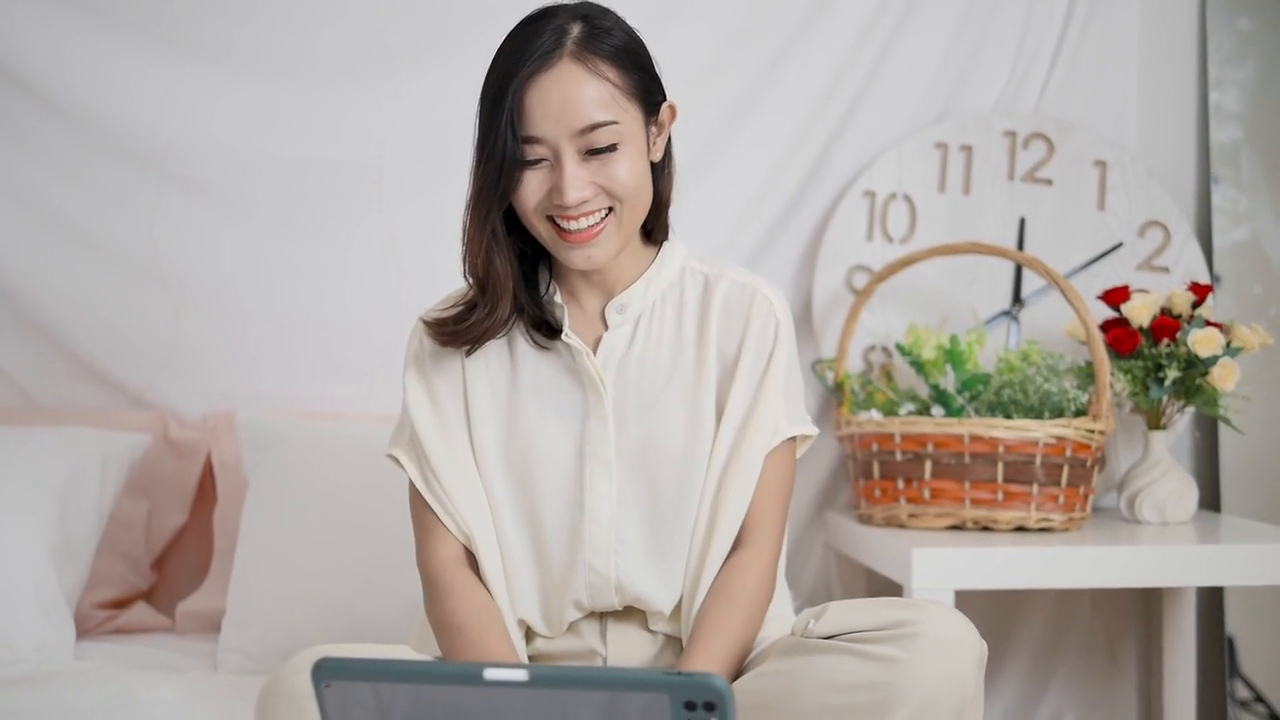
#> input picture frame 46 of TaskA_VideoProcessing/talking.mp4, 1280 x 720 px, given in place of street.mp4, which was not available
$ python overlay.py
#> lines starting #> are read from the running program, lines starting #| are printed output that depends on the picture; after the words box and inside, x2 and y2 are one past the last pixel; in counts of white or black regions, pixels touching at a corner belong together
import cv2

# Open videos
main_video = cv2.VideoCapture("street.mp4")
talking_video = cv2.VideoCapture("talking.mp4")

# Get main video dimensions
main_width = int(main_video.get(cv2.CAP_PROP_FRAME_WIDTH))
main_height = int(main_video.get(cv2.CAP_PROP_FRAME_HEIGHT))

# Get FPS
fps = main_video.get(cv2.CAP_PROP_FPS)

print("Main video:", main_width, "x", main_height)
print("FPS:", fps)

# Set talking video overlay size
overlay_width = int(main_width * 0.25)
overlay_height = int(main_height * 0.25)

# Set overlay position
overlay_x = 100
overlay_y = 100

# Create output video
fourcc = cv2.VideoWriter_fourcc(*"MJPG")

output = cv2.VideoWriter(
    "overlay_test.avi",
    fourcc,
    fps,
    (main_width, main_height)
)

# Process video frame-by-frame
while True:

    # Read one frame from each video
    success_main, main_frame = main_video.read()
#> main_frame is the input picture: shape (720, 1280, 3); mean B, G, R 163.9, 168.5, 176
    success_talking, talking_frame = talking_video.read()

    # Stop when main video ends
    if not success_main:
        break

    # Resize talking video frame
    if success_talking:
        talking_frame = cv2.resize(
            talking_frame,
            (overlay_width, overlay_height)
        )

        # Overlay talking video
        main_frame[
            overlay_y:overlay_y + overlay_height,
            overlay_x:overlay_x + overlay_width
        ] = talking_frame
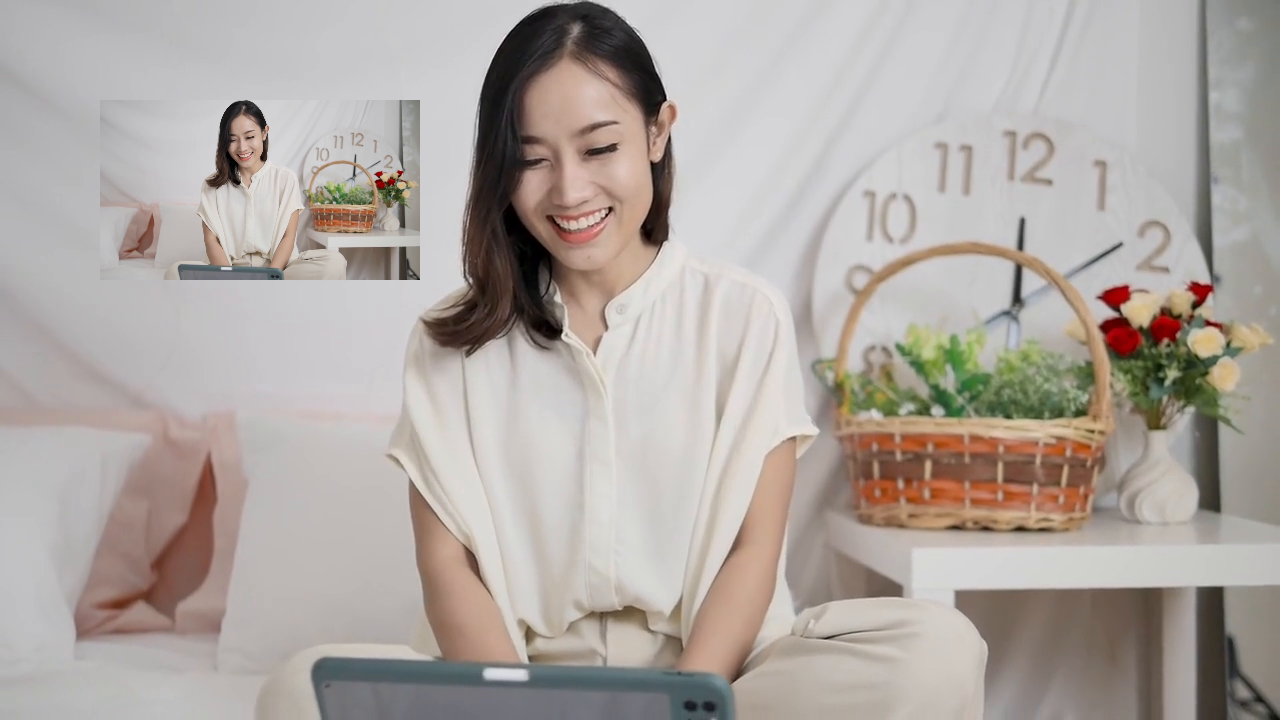
#> main_frame: shape (720, 1280, 3); 6.2% of pixels changed, all inside (x1, y1, x2, y2) = (100, 100, 420, 280)

    # Save processed frame
    output.write(main_frame)

# Release everything
main_video.release()
talking_video.release()
output.release()

print("Processing complete!")

$ run again, starting later in the video
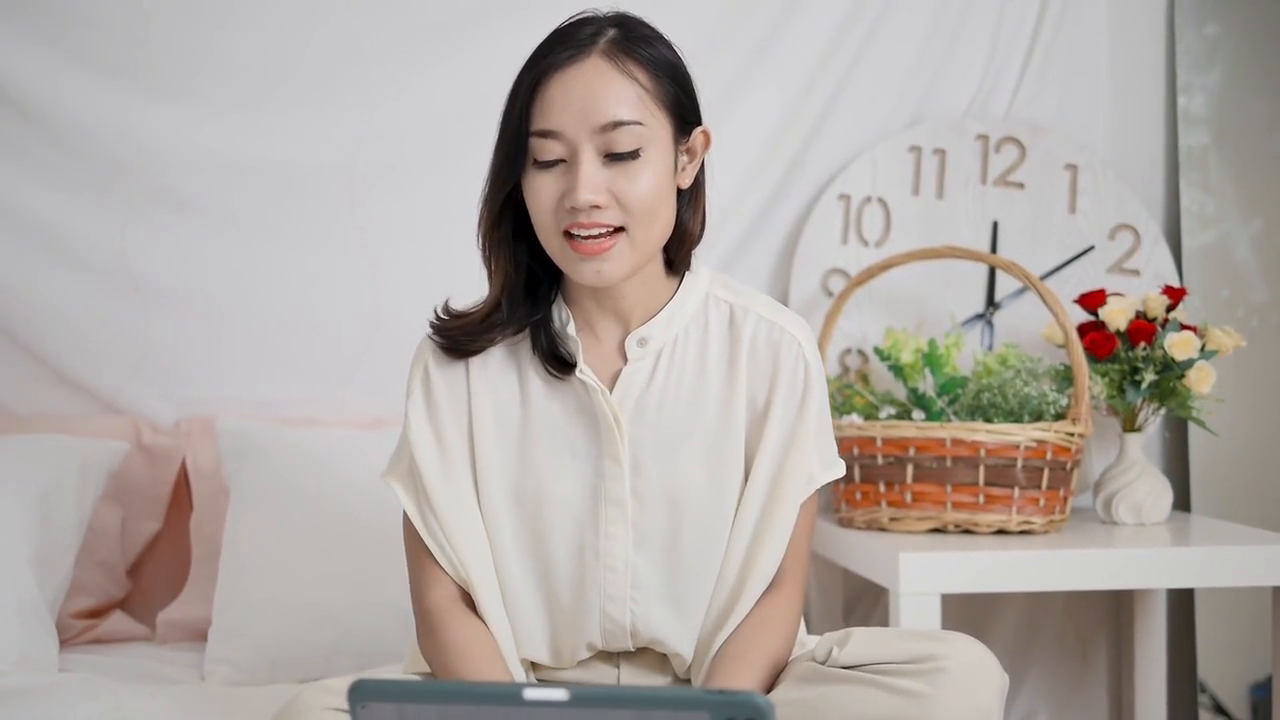
#> input picture frame 209 of TaskA_VideoProcessing/talking.mp4, 1280 x 720 px, given in place of street.mp4, which was not available
#> main_frame is the input picture: shape (720, 1280, 3); mean B, G, R 164.2, 168.7, 176.4
#> `main_frame[ overlay_y:overlay_y + overlay_height, overlay_x:overlay_x ..`:
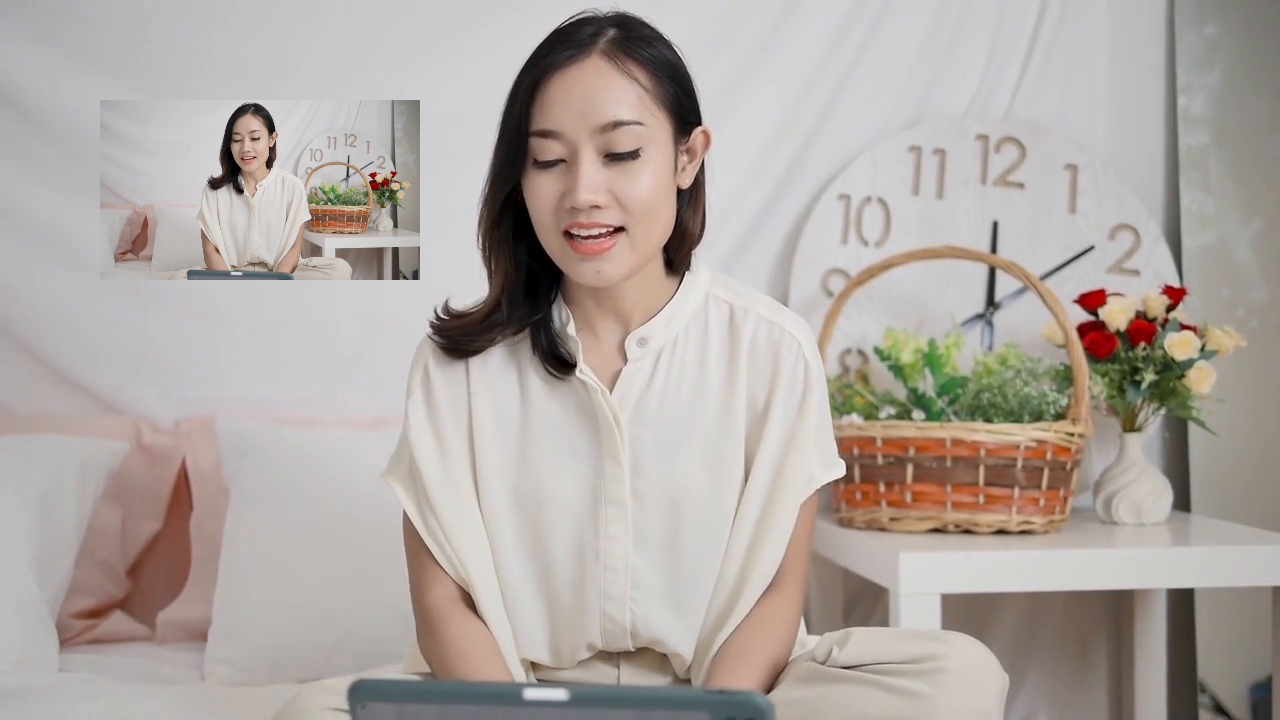
#> main_frame: shape (720, 1280, 3); 6.19% of pixels changed, all inside (x1, y1, x2, y2) = (100, 100, 420, 280)

$ run again, starting later in the video
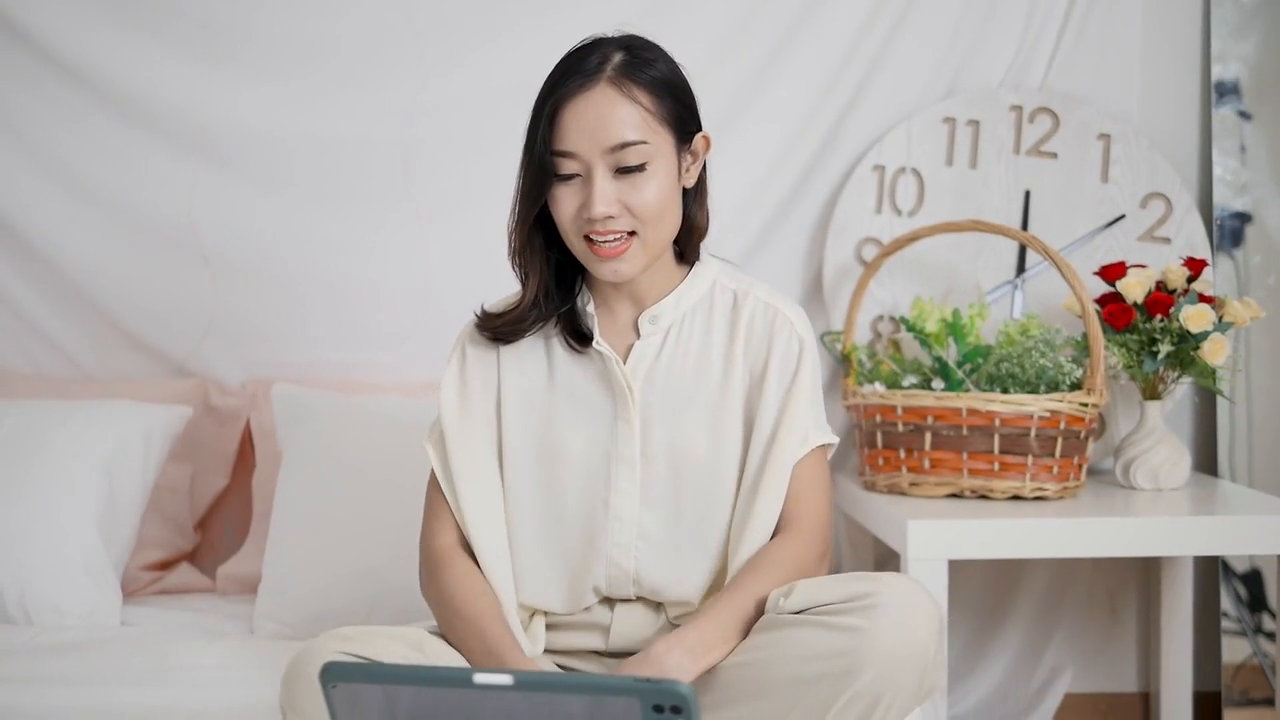
#> input picture frame 372 of TaskA_VideoProcessing/talking.mp4, 1280 x 720 px, given in place of street.mp4, which was not available
#> main_frame is the input picture: shape (720, 1280, 3); mean B, G, R 165, 169.5, 176.6
#> `main_frame[ overlay_y:overlay_y + overlay_height, overlay_x:overlay_x ..`:
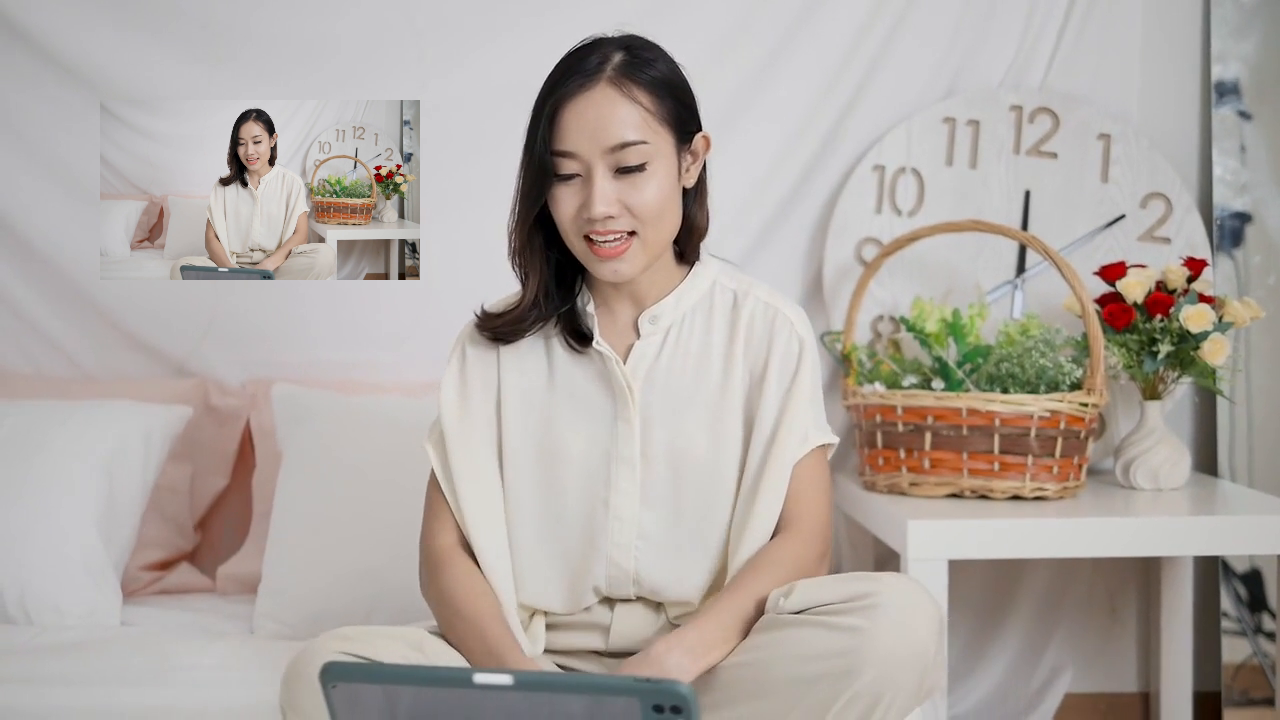
#> main_frame: shape (720, 1280, 3); 6.22% of pixels changed, all inside (x1, y1, x2, y2) = (100, 100, 420, 280)
